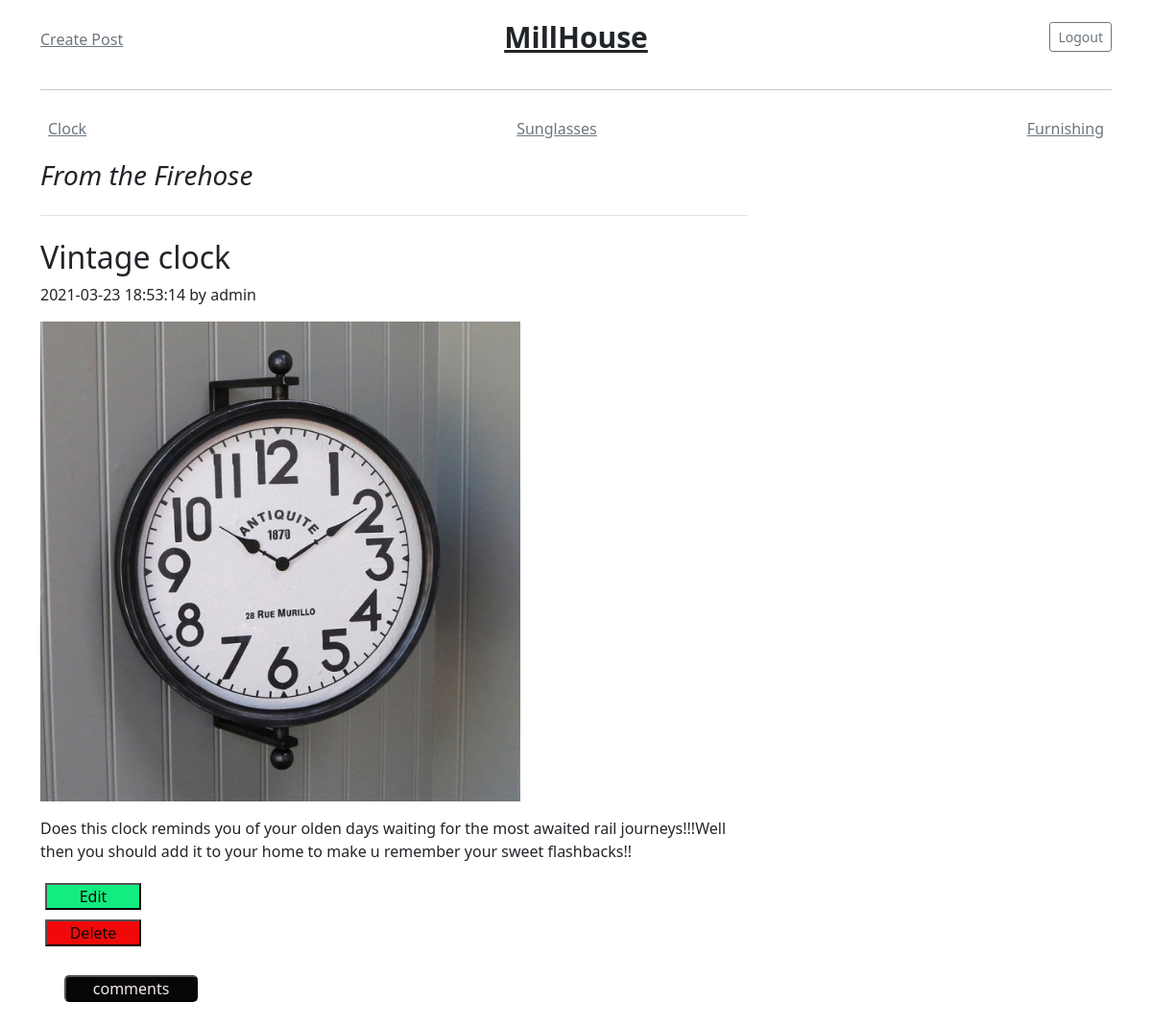
The app's page /views/category_clock.php (signed in) with its own data.
### tables this page shows
CREATE TABLE posts(
Id INT NOT NULL AUTO_INCREMENT,
Title VARCHAR(100) NOT NULL,
Content LONGTEXT NOT NULL,
Category VARCHAR(100) NOT NULL,
CreatedBy VARCHAR(100) NOT NULL,
Image TEXT,
Date_Time DATETIME NOT NULL,
UserId INT NOT NULL,
PRIMARY KEY(Id),
CONSTRAINT FK_Posts FOREIGN KEY(UserId) REFERENCES users(Id)
);

### Classes/post.php (called while the page is built, shortened)
<?php
class post
{
    private $username;
    private $title;
    private $image;
    private $date_time;
    private $content;
    function __construct($id, $username, $title, $image, $date_time, $content)
    {
        $this->username = $username;
        $this->title = $title;
        $this->date_time = $date_time;
        $this->content = $content;
        $this->image = $image;
    }
    function getUsername()
    {
        return  $this->username;
    }
    function getTitle()
    {
        return $this->title;
    }
    function getImage()
    {
        return $this->image;
    }
    function getDateTime()
    {
        return $this->date_time;
    }
    function getContent()
    {
        return $this->content;
    }
}

### views/category_clock.php (the view, shortened to what this page needs)
<!DOCTYPE html>
<html lang="en">
<head>
</head>
<body>
    <?php include('../includes/header.php');
    include('../includes/database_connect.php');
    include('../Classes/post.php'); ?>
    <main class="container">
        <div class="row">
            <div class="col-md-8">
                <h3 class="pb-4 mb-4 fst-italic border-bottom">
                    From the Firehose
                </h3>
                <?php
                $sql = 'CALL GetCategoryClock()';
                $stm = $conn->prepare($sql);
                $stm->execute();
                while ($row = $stm->fetch()) {
                    $postData = new post($row['Id'], $row['CreatedBy'], $row['Title'], $row['Image'], $row['Date_Time'], $row['Content']);
                ?>
                    <article class="blog-post">
                        <h2 class="blog-post-title"><?= $postData->getTitle(); ?></h2>
                        <p class="blog-post-meta"><?= $postData->getDateTime(); ?> by <?= $postData->getUsername(); ?></p>
                        <?php if (!empty($postData->getImage())) { ?>
                            <p><img src="/BloggCms/views/<?= $postData->getImage(); ?>" alt="postimg" style="width:500px;"></p>
                        <?php  } ?>
                        <p><?= $postData->getContent(); ?></p>
                        <?php if (isset($_SESSION['logged_IN']) && $_SESSION['role'] == 'admin') { ?>
                            <form action="/BloggCms/views/editPost.php" method="GET">
                                <input type="submit" class="btn-edit" value="Edit">
                            </form>
                            <form action="" method="POST">
                                <input type="submit" class="btn-delete" value="Delete">
                            </form>
                        <?php  } ?>
                        <?php if (isset($_SESSION['logged_IN']) && ($_SESSION['role'] == 'admin' || $_SESSION['role'] == 'user')) { ?>
                            <div class="post_comment">
                                <form action="/BloggCms/views/comment.php" method="get">
                                    <input type="submit" value="comments" class="btn-comment" />
                                </form>
                            </div>
                    <?php
                        }
                    } ?>
                    </article>
            </div>
        </div>
    </main>
</body>
</html>

### CSS/style.css (style rules this page uses)
* { margin:0; padding: 0; box-sizing: border-box; }
:root { --success-color:#2ecc71; --error-color:#e74c3c; }
.btn-edit { background-color: #13ec80; color:#0a0a0a; width:100px; margin:5px; }
.btn-delete { background-color: #f10909; color:#0a0a0a; width:100px; margin:5px; }
.post_comment { margin:20px; }
.btn-comment { background-color: #070707; color:#f3eaea; width:20%; margin:5px; border-radius: 5px; }

### records on screen
posts: Title "Vintage clock", Date_Time "2021-03-23 18:53:14", CreatedBy "admin", Image (picture), Content "Does this clock reminds you of your olden days waiting for the most awaited rail journeys!!!Well then you should add it to your home to make u remember your sweet flashbacks!!"
